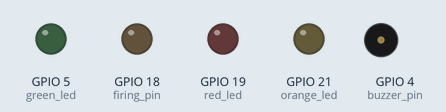
Recording of a program running on a simulated ESP32. Parts: output pins drawn as LEDs (lit = HIGH), buzzer (waves = sounding, pin HIGH). What the program prints to the serial monitor is not drawn.

Above: at 0.4 s.
At 1.2 s:
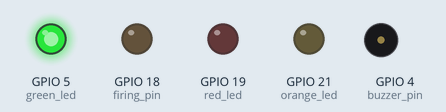
At 2.8 s:
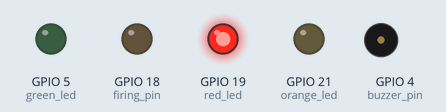
At 4.4 s:
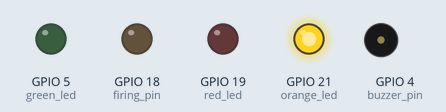
At 8.1 s:
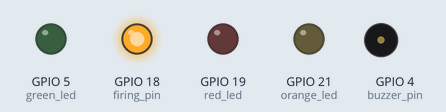
Timing chart, 0 to 10.9 s (numbered marks = the images above):
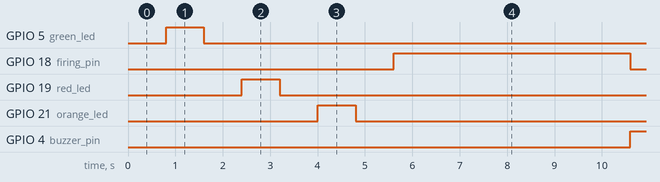

The program:

main.cpp
```cpp
#include <Arduino.h>
#include <freertos/FreeRTOS.h>
#include "defs.h"

QueueHandle_t countdown_timer_queue;
TaskHandle_t send_commands_task_handle;

typedef enum{
  ALL_OFF = 0,
  GREEN_ON = 1,
  GREEN_OFF = 2,
  RED_ON = 3,
  RED_OFF = 4,
  ORANGE_ON = 5,
  ORANGE_OFF = 6,
  FIRE = 7
} indicators;

void send_commands(void* parameter){
  for(;;){
    for (int i = 0; i < 8; i++){
      uint8_t command = (indicators) i;

      // write to queue
      xQueueSend(countdown_timer_queue, &command, portMAX_DELAY);
      vTaskDelay(COUNTDOWN_TIMER / portTICK_PERIOD_MS);
    }
  }
}

void receive_commands(void* parameter){
  uint8_t received_command = 0; // this will hold the command that has been read fromthe queue

  for (;;){
    if(xQueueReceive(countdown_timer_queue, &received_command, portMAX_DELAY) == pdTRUE){
      // process the received commands
      // green on, green off, red on, red off, orange on, orange off, fire
      switch (received_command){
        case ALL_OFF:
          digitalWrite(green_led, LOW);
          digitalWrite(red_led, LOW);
          digitalWrite(orange_led, LOW);
          break;

        case GREEN_ON:
          digitalWrite(green_led, HIGH);
          break;

        case GREEN_OFF:
          digitalWrite(green_led, LOW);
          break;

        case RED_ON:
          digitalWrite(red_led, HIGH);
          break;

        case RED_OFF:
          digitalWrite(red_led, LOW);
          break;

        case ORANGE_ON:
          digitalWrite(orange_led, HIGH);
          break;

        case ORANGE_OFF:
          digitalWrite(orange_led, LOW);
          break;

        case FIRE:
          // do the actual firing by writing the MOSFET firing pin HIGH
          // remain high for some time and  go LOW
          digitalWrite(firing_pin, HIGH);
          delay(FIRING_PIN_HOLD_TIME);
          digitalWrite(firing_pin, LOW);

          // buzzer notification
          digitalWrite(buzzer_pin, HIGH);
          delay(BUZZ_TIME);
          digitalWrite(buzzer_pin, LOW);

          debugln("[+] Fired!");

          break;

        default:
          break;
      }
    }
  }
}

void setup() {
  // set up pins
  pinMode(green_led, OUTPUT);
  pinMode(red_led, OUTPUT);
  pinMode(orange_led, OUTPUT);
  pinMode(firing_pin, OUTPUT);
  pinMode(buzzer_pin, OUTPUT);
  Serial.begin(115200);

  debugln("[+]Creating queue...");
  // create the queue
  countdown_timer_queue = xQueueCreate(2, sizeof(uint8_t));

  // null check
  if(countdown_timer_queue == NULL){
    debugln("[-] Error. Could not create the queue");
  }

  debugln("[+]Queue created");
  debugln("[+]Initializing tasks...");

  // create tasks on the core
  xTaskCreatePinnedToCore(
    receive_commands,
    "receive_commands",
    1024,
    NULL,
    2,
    NULL,
    1
  );

  xTaskCreatePinnedToCore(
    send_commands,
    "send_commands",
    1024,
    NULL,
    1,
    &send_commands_task_handle,
    1
  );

  debugln("[+]Tasks initialized...");

}

void loop() {}
```

defs.h
```cpp
#ifndef DEFS_H
#define DEFS_H

/* Debug code*/
#define DEBUG 1
#if DEBUG == 1
#define debug(x) Serial.print(x)
#define debugln(x) Serial.println(x)
#define debugf(x, y) Serial.printf(x, y)
#else
#define debug(x)
#define debugln(x)
#define debugf(x, y)
#endif

#define BAUD_RATE 115200

// pins used
const int green_led = 5;
const int red_led = 19;
const int orange_led = 21;
const int buzzer_pin = 4;
const int firing_pin = 18;

// timing variables
#define COUNTDOWN_TIMER 800
#define FIRING_PIN_HOLD_TIME 5000
#define BUZZ_TIME 500

#endif
```

Measured:
- by itself, GPIO 5 (green_led): LOW → HIGH at 0.80 s, → LOW 0.80 s later
- by itself, GPIO 18 (firing_pin): alternates HIGH for 5.0 s and LOW for 4.5 s
- by itself, GPIO 19 (red_led), GPIO 21 (orange_led): alternates HIGH for 0.80 s and LOW for 8.7 s
- by itself, GPIO 4 (buzzer_pin): alternates HIGH for 0.50 s and LOW for 9.0 s
